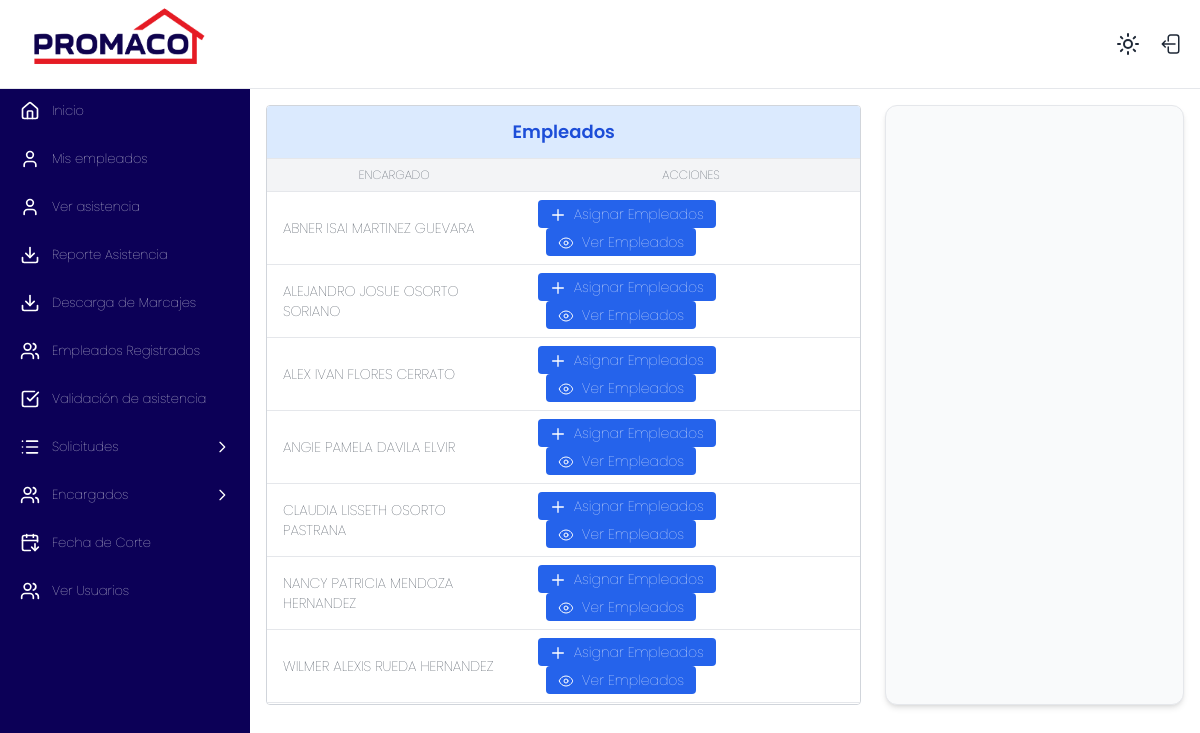
The page /marcaje/ver_encargados/ (signed in) on the database its author committed.
### marcaje/models.py (models this page shows, shortened)
class Empleado(models.Model):
    user = models.OneToOneField(User, on_delete=models.SET_NULL, null=True, blank=True, related_name='empleado_marcaje')
    id_externo = models.IntegerField(unique=True)
    codigo = models.CharField(max_length=20)
    nombre = models.CharField(max_length=100)
    departamento = models.CharField(max_length=100)
    sucursal = models.ForeignKey(Sucursal, on_delete=models.PROTECT)
    es_encargado = models.BooleanField(default=False)
    class Meta:
        verbose_name = "Empleado"
        verbose_name_plural = "Empleados"
        ordering = ['nombre']

### marcaje/views.py (the view)
        def _wrapped_view(request, *args, **kwargs):
            if not request.user.is_authenticated or not check(request.user):
                raise Http404("Página no encontrada")
            return view_func(request, *args, **kwargs)

### marcaje/context_processors.py (called while the page is built)
def empleados_a_cargo_context(request):
    empleados_cargo = []
    encargado_obj = None
    if request.user.is_authenticated:
        try:
            encargado = Empleado.objects.get(user=request.user)
            encargado_obj = encargado
            if encargado.es_encargado:
                empleados_cargo = Empleado.objects.filter(
                    encargado_asignado__encargado=encargado
                )
        except Empleado.DoesNotExist:
            encargado_obj = None
    return {'empleados_a_cargo_global': empleados_cargo, 'encargado': encargado_obj}

### marcaje/templatetags/auth_extras.py (called while the page is built)
@register.filter(name='has_group')
def has_group(user, group_name):
    return user.groups.filter(name=group_name).exists()

### marcaje/views.py (called while the page is built)
def grupo_requerido(nombre_grupo):
    def check(user):
        return user.groups.filter(name=nombre_grupo).exists()
    def decorator(view_func):
        def _wrapped_view(request, *args, **kwargs):
            if not request.user.is_authenticated or not check(request.user):
                raise Http404("Página no encontrada")
            return view_func(request, *args, **kwargs)
        return _wrapped_view
    return decorator

@login_required
@grupo_requerido('rrhh')
def ver_encargados(request):
    encargados = Empleado.objects.filter(es_encargado=True)
    return render(request, 'ver_encargados.html', {'encargados': encargados})

### marcaje/templates/ver_encargados.html (shortened to what this page needs)
{% extends 'base.html' %}
{% block content %}
<div class="flex flex-col md:flex-row justify-between gap-6">
    <div class="bg-white dark:bg-gray-800 overflow-x-auto border border-gray-300 rounded w-full md:w-2/3" style="height: 600px;">
        <div class="sticky top-0 z-20 bg-blue-100 dark:bg-blue-800 border-b border-gray-200 dark:border-gray-700">
            <h2 class="text-lg font-semibold text-center py-3 text-blue-700 dark:text-white">
                Empleados
            </h2>
        </div>
        <table class="min-w-full divide-y min-w-full divide-gray-200 dark:divide-gray-700">
            <thead class="bg-gray-100 font-bold dark:bg-gray-600 sticky top-[0px] z-10 uppercase text-xs">
                <tr>
                    <th class="px-4 py-2">Encargado</th>
                    <th class="px-4 py-2">Acciones</th>
                </tr>
            </thead>
            <tbody class="bg-white dark:bg-gray-800 divide-y divide-gray-200 dark:divide-gray-700">
                {% for enc in encargados %}
                <tr class="hover:bg-gray-100 dark:hover:bg-gray-700 transition-colors duration-200">
                    <td class="px-4 py-2 text-sm text-gray-800 dark:text-gray-100">{{ enc.nombre }}</td>
                    <td class="px-4 py-2 space-x-2">
                        <button class="bg-blue-600 text-white px-3 py-1 rounded hover:bg-blue-700 text-sm hover:text-white transition"
                            hx-get="{% url 'asignar_empleados' enc.id %}"
                            hx-target="#asignar"
                            hx-swap="innerHTML">
                            <svg xmlns="http://www.w3.org/2000/svg" class="inline w-4 h-4 mr-1" fill="none" viewBox="0 0 24 24" stroke="currentColor">
                                <path stroke-linecap="round" stroke-linejoin="round" stroke-width="2" d="M12 4v16m8-8H4"/>
                            </svg>
                            Asignar Empleados
                        </button>
                        <button class="bg-blue-600 text-white px-3 py-1 rounded hover:bg-blue-700 text-sm hover:text-white transition"
                            hx-get="{% url 'mostrar_empleados' enc.id %}"
                            hx-target="#asignar"
                            hx-swap="innerHTML">
                            Ver Empleados
                        </button>
                    </td>
                </tr>
                {% endfor %}
            </tbody>
        </table>
    </div>
    <div id="asignar" class="shadow-md rounded-xl border border-gray-200 p-4 w-full md:w-1/3 bg-gray-50 dark:bg-gray-800">
    </div>
</div>
{% endblock %}

### static/styles/menu.css (style rules this page uses)
* { font-family: "Poppins", serif; font-weight: 100; font-style: normal; }
body { font-size: 13px; }
div#asignar { max-width: 600px; }

### rows shown on the page
Empleado: nombre "ABNER ISAI MARTINEZ GUEVARA"
Empleado: nombre "ALEJANDRO JOSUE OSORTO SORIANO"
Empleado: nombre "ALEX IVAN FLORES CERRATO"
Empleado: nombre "ANGIE PAMELA DAVILA ELVIR"
Empleado: nombre "CLAUDIA LISSETH OSORTO PASTRANA"
Empleado: nombre "NANCY PATRICIA MENDOZA HERNANDEZ"
Empleado: nombre "WILMER ALEXIS RUEDA HERNANDEZ"
